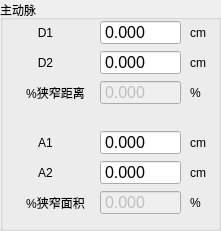
      <widget class="QGroupBox" name="groupBox_5">
       <property name="geometry">
        <rect>
         <x>480</x>
         <y>10</y>
         <width>221</width>
         <height>231</height>
        </rect>
       </property>
       <property name="title">
        <string>主动脉</string>
       </property>
       <widget class="QLabel" name="label_30">
        <property name="geometry">
         <rect>
          <x>10</x>
          <y>20</y>
          <width>71</width>
          <height>25</height>
         </rect>
        </property>
        <property name="text">
         <string>D1</string>
        </property>
        <property name="alignment">
         <set>Qt::AlignCenter</set>
        </property>
       </widget>
       <widget class="QLabel" name="label_31">
        <property name="geometry">
         <rect>
          <x>10</x>
          <y>50</y>
          <width>71</width>
          <height>25</height>
         </rect>
        </property>
        <property name="text">
         <string>D2</string>
        </property>
        <property name="alignment">
         <set>Qt::AlignCenter</set>
        </property>
       </widget>
       <widget class="QDoubleSpinBox" name="double_aorta_d1">
        <property name="geometry">
         <rect>
          <x>100</x>
          <y>20</y>
          <width>81</width>
          <height>25</height>
         </rect>
        </property>
        <property name="font">
         <font>
          <pointsize>12</pointsize>
         </font>
        </property>
        <property name="styleSheet">
         <string notr="true"/>
        </property>
        <property name="buttonSymbols">
         <enum>QAbstractSpinBox::NoButtons</enum>
        </property>
        <property name="decimals">
         <number>3</number>
        </property>
        <property name="maximum">
         <double>99999.990000000005239</double>
        </property>
        <property name="singleStep">
         <double>0.010000000000000</double>
        </property>
       </widget>
       <widget class="QDoubleSpinBox" name="double_aorta_d2">
        <property name="geometry">
         <rect>
          <x>100</x>
          <y>50</y>
          <width>81</width>
          <height>25</height>
         </rect>
        </property>
        <property name="font">
         <font>
          <pointsize>12</pointsize>
         </font>
        </property>
        <property name="styleSheet">
         <string notr="true"/>
        </property>
        <property name="buttonSymbols">
         <enum>QAbstractSpinBox::NoButtons</enum>
        </property>
        <property name="decimals">
         <number>3</number>
        </property>
        <property name="maximum">
         <double>99999.990000000005239</double>
        </property>
        <property name="singleStep">
         <double>0.010000000000000</double>
        </property>
       </widget>
       <widget class="QLabel" name="label_32">
        <property name="geometry">
         <rect>
          <x>190</x>
          <y>50</y>
          <width>21</width>
          <height>25</height>
         </rect>
        </property>
        <property name="text">
         <string>cm</string>
        </property>
        <property name="alignment">
         <set>Qt::AlignLeading|Qt::AlignLeft|Qt::AlignVCenter</set>
        </property>
       </widget>
       <widget class="QLabel" name="label_33">
        <property name="geometry">
         <rect>
          <x>190</x>
          <y>20</y>
          <width>21</width>
          <height>25</height>
         </rect>
        </property>
        <property name="text">
         <string>cm</string>
        </property>
       </widget>
       <widget class="QDoubleSpinBox" name="double_aorta_d_radio">
        <property name="enabled">
         <bool>false</bool>
        </property>
        <property name="geometry">
         <rect>
          <x>100</x>
          <y>80</y>
          <width>81</width>
          <height>25</height>
         </rect>
        </property>
        <property name="font">
         <font>
          <pointsize>12</pointsize>
         </font>
        </property>
        <property name="styleSheet">
         <string notr="true"/>
        </property>
        <property name="buttonSymbols">
         <enum>QAbstractSpinBox::NoButtons</enum>
        </property>
        <property name="decimals">
         <number>3</number>
        </property>
        <property name="maximum">
         <double>99999.990000000005239</double>
        </property>
        <property name="singleStep">
         <double>0.010000000000000</double>
        </property>
       </widget>
       <widget class="QLabel" name="label_34">
        <property name="geometry">
         <rect>
          <x>10</x>
          <y>80</y>
          <width>91</width>
          <height>25</height>
         </rect>
        </property>
        <property name="text">
         <string>%狭窄距离</string>
        </property>
        <property name="alignment">
         <set>Qt::AlignCenter</set>
        </property>
       </widget>
       <widget class="QLabel" name="label_35">
        <property name="geometry">
         <rect>
          <x>190</x>
          <y>160</y>
          <width>21</width>
          <height>25</height>
         </rect>
        </property>
        <property name="text">
         <string>cm</string>
        </property>
        <property name="alignment">
         <set>Qt::AlignLeading|Qt::AlignLeft|Qt::AlignVCenter</set>
        </property>
       </widget>
       <widget class="QDoubleSpinBox" name="double_aorta_a_radio">
        <property name="enabled">
         <bool>false</bool>
        </property>
        <property name="geometry">
         <rect>
          <x>100</x>
          <y>190</y>
          <width>81</width>
          <height>25</height>
         </rect>
        </property>
        <property name="font">
         <font>
          <pointsize>12</pointsize>
         </font>
        </property>
        <property name="styleSheet">
         <string notr="true"/>
        </property>
        <property name="buttonSymbols">
         <enum>QAbstractSpinBox::NoButtons</enum>
        </property>
        <property name="decimals">
         <number>3</number>
        </property>
        <property name="maximum">
         <double>99999.990000000005239</double>
        </property>
        <property name="singleStep">
         <double>0.010000000000000</double>
        </property>
       </widget>
       <widget class="QDoubleSpinBox" name="double_aorta_a1">
        <property name="geometry">
         <rect>
          <x>100</x>
          <y>130</y>
          <width>81</width>
          <height>25</height>
         </rect>
        </property>
        <property name="font">
         <font>
          <pointsize>12</pointsize>
         </font>
        </property>
        <property name="styleSheet">
         <string notr="true"/>
        </property>
        <property name="buttonSymbols">
         <enum>QAbstractSpinBox::NoButtons</enum>
        </property>
        <property name="decimals">
         <number>3</number>
        </property>
        <property name="maximum">
         <double>99999.990000000005239</double>
        </property>
        <property name="singleStep">
         <double>0.010000000000000</double>
        </property>
       </widget>
       <widget class="QLabel" name="label_36">
        <property name="geometry">
         <rect>
          <x>10</x>
          <y>160</y>
          <width>71</width>
          <height>25</height>
         </rect>
        </property>
        <property name="text">
         <string>A2</string>
        </property>
        <property name="alignment">
         <set>Qt::AlignCenter</set>
        </property>
       </widget>
       <widget class="QDoubleSpinBox" name="double_aorta_a2">
        <property name="geometry">
         <rect>
          <x>100</x>
          <y>160</y>
          <width>81</width>
          <height>25</height>
         </rect>
        </property>
        <property name="font">
         <font>
          <pointsize>12</pointsize>
         </font>
        </property>
        <property name="styleSheet">
         <string notr="true"/>
        </property>
        <property name="buttonSymbols">
         <enum>QAbstractSpinBox::NoButtons</enum>
        </property>
        <property name="decimals">
         <number>3</number>
        </property>
        <property name="maximum">
         <double>99999.990000000005239</double>
        </property>
        <property name="singleStep">
         <double>0.010000000000000</double>
        </property>
       </widget>
       <widget class="QLabel" name="label_37">
        <property name="geometry">
         <rect>
          <x>190</x>
          <y>130</y>
          <width>21</width>
          <height>25</height>
         </rect>
        </property>
        <property name="text">
         <string>cm</string>
        </property>
       </widget>
       <widget class="QLabel" name="label_38">
        <property name="geometry">
         <rect>
          <x>10</x>
          <y>130</y>
          <width>71</width>
          <height>25</height>
         </rect>
        </property>
        <property name="text">
         <string>A1</string>
        </property>
        <property name="alignment">
         <set>Qt::AlignCenter</set>
        </property>
       </widget>
       <widget class="QLabel" name="label_39">
        <property name="geometry">
         <rect>
          <x>10</x>
          <y>190</y>
          <width>91</width>
          <height>25</height>
         </rect>
        </property>
        <property name="text">
         <string>%狭窄面积</string>
        </property>
        <property name="alignment">
         <set>Qt::AlignCenter</set>
        </property>
       </widget>
       <widget class="QLabel" name="label_50">
        <property name="geometry">
         <rect>
          <x>190</x>
          <y>80</y>
          <width>21</width>
          <height>25</height>
         </rect>
        </property>
        <property name="text">
         <string>%</string>
        </property>
        <property name="alignment">
         <set>Qt::AlignLeading|Qt::AlignLeft|Qt::AlignVCenter</set>
        </property>
       </widget>
       <widget class="QLabel" name="label_51">
        <property name="geometry">
         <rect>
          <x>190</x>
          <y>190</y>
          <width>21</width>
          <height>25</height>
         </rect>
        </property>
        <property name="text">
         <string>%</string>
        </property>
        <property name="alignment">
         <set>Qt::AlignLeading|Qt::AlignLeft|Qt::AlignVCenter</set>
        </property>
       </widget>
      </widget>
